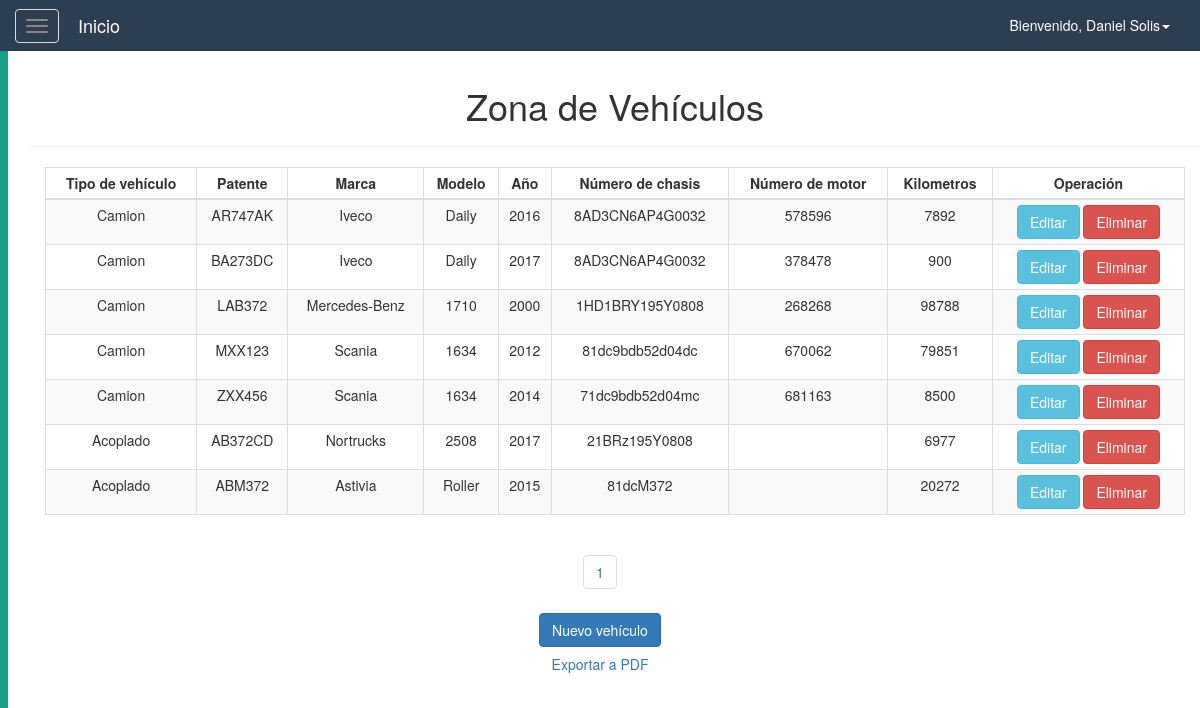
Page /logistica/vista_vehiculos.php (signed in) on the committed database.
### tables this page shows
CREATE TABLE Vehiculo(
    idVehiculo int(11) NOT NULL AUTO_INCREMENT,
    tipo_vehiculo enum('Camion', 'Acoplado') NOT NULL DEFAULT 'Camion',
    patente varchar(45) NOT NULL UNIQUE,
    marca varchar(45) NOT NULL,
    modelo varchar(45) NOT NULL,
    anio year(4) NOT NULL,
    nro_chasis varchar(45) NOT NULL,
    nro_motor int(11),
    km int(11) NOT NULL,
    PRIMARY KEY (idVehiculo)
);

### resources/db/control.php (called while the page is built, shortened)
<?php
    class controlDB{
        function __construct(){
            try{
            $host="localhost";
            $dbname="logistica";
            $user="root";
            $pass="";
            $this->con=mysqli_connect($host,$user,$pass) or die("No se puede conectar con la base de datos.");
            mysqli_select_db($this->con,$dbname)or die("No se encuentra la base de datos.");
            mysqli_set_charset($this->con, "utf8");
            }catch(Exception $ex){
                throw $ex;
            }
        }
        function consultar($sql){
            $result=mysqli_query($this->con,$sql);
            $data=null;
            if($result){
                while($fila=mysqli_fetch_array($result)){
                    $data[]=$fila;
                }
            }
            return $data;
        }
    }
?>

### resources/library/vehiculo_pag.php (called while the page is built, shortened)
<?php
        $tamagno_paginas = 7;
        if(isset($_GET['pagina'])) {
            $pag = $_GET['pagina'];
        } else {
            $pag = 1;
        }
        $empezar_desde = ($pag-1) * $tamagno_paginas;
        $datos = $obj -> consultar("SELECT *
            FROM Vehiculo
            ORDER BY tipo_vehiculo, patente
            LIMIT $empezar_desde, $tamagno_paginas");
        $num_filas = count($obj->consultar("SELECT *
            FROM Vehiculo"));
        $total_paginas = ceil($num_filas/$tamagno_paginas);
?>

### logistica/vista_vehiculos.php (the view, shortened to what this page needs)
<!DOCTYPE html>
<html lang="es">
<head>
    <?php
        require_once($_SERVER['DOCUMENT_ROOT'].'/resources/config.php');
        $obj = new controlDB();
        include $LIBRARY_PATH.'/vehiculo_pag.php';
    ?>
</head>
<body>
    <?php
        require_once($_SERVER['DOCUMENT_ROOT'].'/resources/templates/header.php');
    ?>
    <div id="wrapper">
        <?php
            require_once($_SERVER['DOCUMENT_ROOT'].'/resources/templates/sidebar.php');
        ?>
        <div id="page-content-wrapper">
            <div class="container-fluid">
                <div class="row">
                    <div class="col-lg-12 text-center">
                        <div class="container">
                            <div class="row">
                                <div class="col">
                                    <h1>Zona de Veh&iacute;culos</h1>
                                    <hr/>
                                </div>
                            </div>
                        </div>
                        <div class="container">
                            <div class="row">
                                <div class="col-lg-12 col-md-12 col-sm-12 col-xs-12">
                                    <div class="table-responsive">
                                        <table class="table table-striped table-bordered table-condensed table-hover">
                                            <thead>
                                                <th  class="text-center">Tipo de veh&iacute;culo</th>
                                                <th  class="text-center">Patente</th>
                                                <th  class="text-center">Marca</th>
                                                <th  class="text-center">Modelo</th>
                                                <th  class="text-center">A&ntilde;o</th>
                                                <th  class="text-center">N&uacute;mero de chasis</th>
                                                <th  class="text-center">N&uacute;mero de motor</th>
                                                <th  class="text-center">Kilometros</th>
                                                <?php if($_SESSION["rol"]!='Supervisor' && $_SESSION["rol"]!='Mecanico'){?>
                                                <th  class="text-center">Operaci&oacute;n</th>
                                                <?php } ?>
                                            </thead>
                                            <?php foreach($datos as $td){ ?>
                                            <tr>
                                                <td><?php echo $td['tipo_vehiculo']; ?></td>
                                                <td><?php echo $td['patente']; ?></td>
                                                <td><?php echo $td['marca']; ?></td>
                                                <td><?php echo $td['modelo']; ?></td>
                                                <td><?php echo $td['anio']; ?></td>
                                                <td><?php echo $td['nro_chasis']; ?></td>
                                                <td><?php echo $td['nro_motor']; ?></td>
                                                <td><?php echo $td['km']; ?></td>
                                                <?php if($_SESSION["rol"]!='Supervisor' && $_SESSION["rol"]!='Mecanico'){?>
                                                <td class="text-center">
                                                    <a href="editarVehiculo.php?id=<?php echo $td["idVehiculo"]?>">
                                                        <button class="btn btn-info">Editar</button>
                                                    </a>
                                                    <a href="bdVehiculo.php?id=<?php echo $td["idVehiculo"]?>&funcion=eliminar">
                                                        <button class="btn btn-danger">Eliminar</button>
                                                    </a>
                                                </td>
                                                <?php } ?>
                                            </tr>
                                            <?php } ?>
                                        </table>
                                    </div>
                                </div>
                            </div>
                        </div>
                        <div class="row">
                            <div class="col">
                                <?php
                                    for($i = 1; $i <= $total_paginas; $i++){
                                    echo "<ul class='pagination'>
                                        <li><a href='?pagina=".$i."'>".$i."</a></li>
                                    </ul>";}
                                ?>
                            </div>
                        </div>
                        <div class="row">
                                <?php if($_SESSION["rol"]!='Supervisor' && $_SESSION["rol"]!='Mecanico'){?>
                                <div class="col">
                                    <a href="registrarVehiculo.php" class="btn btn-primary">Nuevo veh&iacute;culo</a>
                                </div>
                                <?php } ?>
                        </div>
                        <div class="row">
                            <a href="/logistica/exportarVehiculo.php" target="_blank">
                                <button class="btn btn-link">Exportar a PDF</button>
                            </a>
                        </div>
                    </div>
                </div>
            </div>
        </div>
    </div>
</body>
</html>

### resources/css/menuLateral.css (style rules this page uses)
#page-content-wrapper { width: 100%; height: 100%; position: absolute; padding: 15px; }

### rows in the picture
vehiculo: tipo_vehiculo "Camion", patente "AR747AK", marca "Iveco", modelo "Daily", anio "2016", nro_chasis "8AD3CN6AP4G0032", nro_motor "578596", km "7892"
vehiculo: tipo_vehiculo "Camion", patente "BA273DC", marca "Iveco", modelo "Daily", anio "2017", nro_chasis "8AD3CN6AP4G0032", nro_motor "378478", km "900"
vehiculo: tipo_vehiculo "Camion", patente "LAB372", marca "Mercedes-Benz", modelo "1710", anio "2000", nro_chasis "1HD1BRY195Y0808", nro_motor "268268", km "98788"
vehiculo: tipo_vehiculo "Camion", patente "MXX123", marca "Scania", modelo "1634", anio "2012", nro_chasis "81dc9bdb52d04dc", nro_motor "670062", km "79851"
vehiculo: tipo_vehiculo "Camion", patente "ZXX456", marca "Scania", modelo "1634", anio "2014", nro_chasis "71dc9bdb52d04mc", nro_motor "681163", km "8500"
vehiculo: tipo_vehiculo "Acoplado", patente "AB372CD", marca "Nortrucks", modelo "2508", anio "2017", nro_chasis "21BRz195Y0808", km "6977"
vehiculo: tipo_vehiculo "Acoplado", patente "ABM372", marca "Astivia", modelo "Roller", anio "2015", nro_chasis "81dcM372", km "20272"

### other values in the picture
$_SESSION['usuario'] "Daniel Solis"
